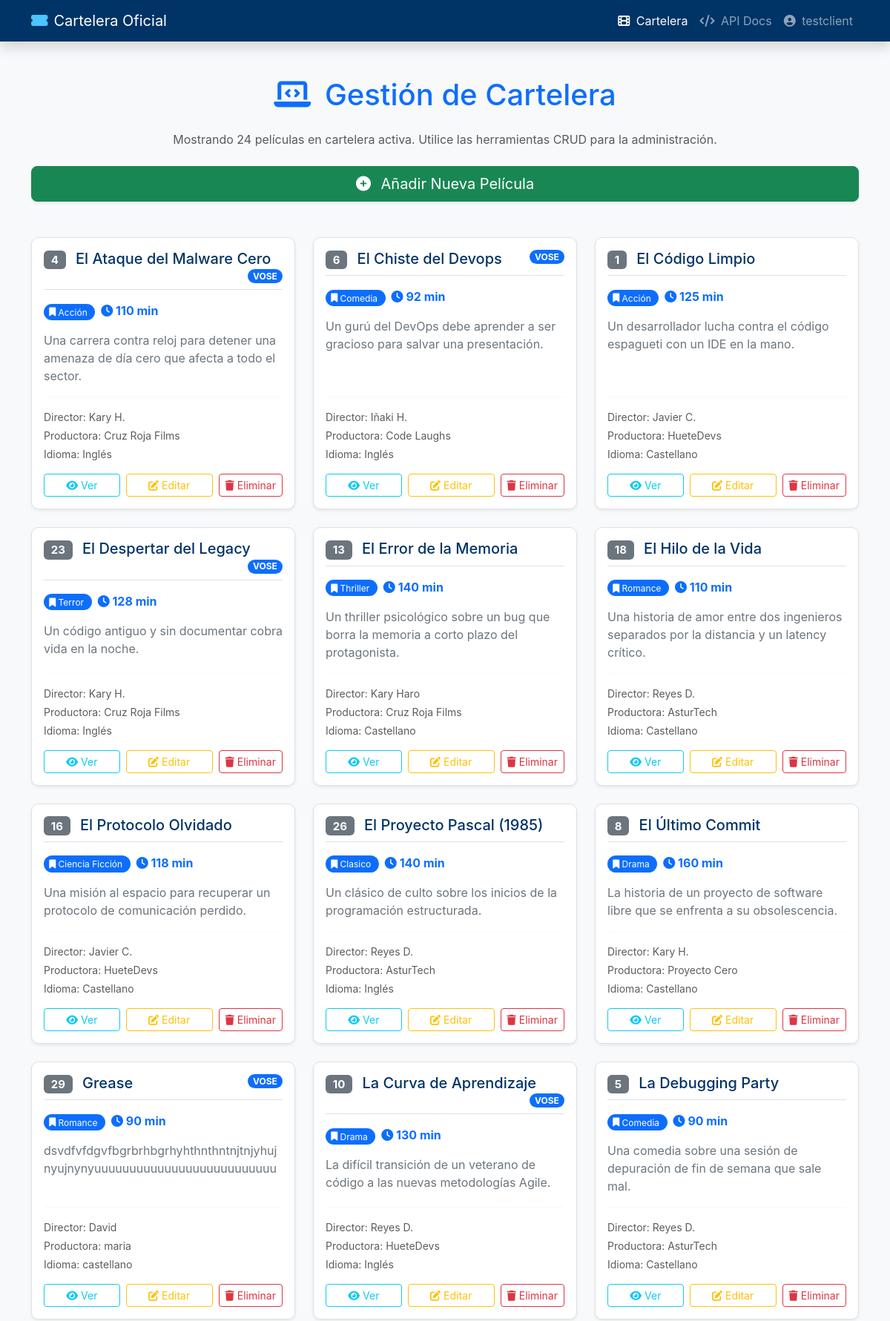
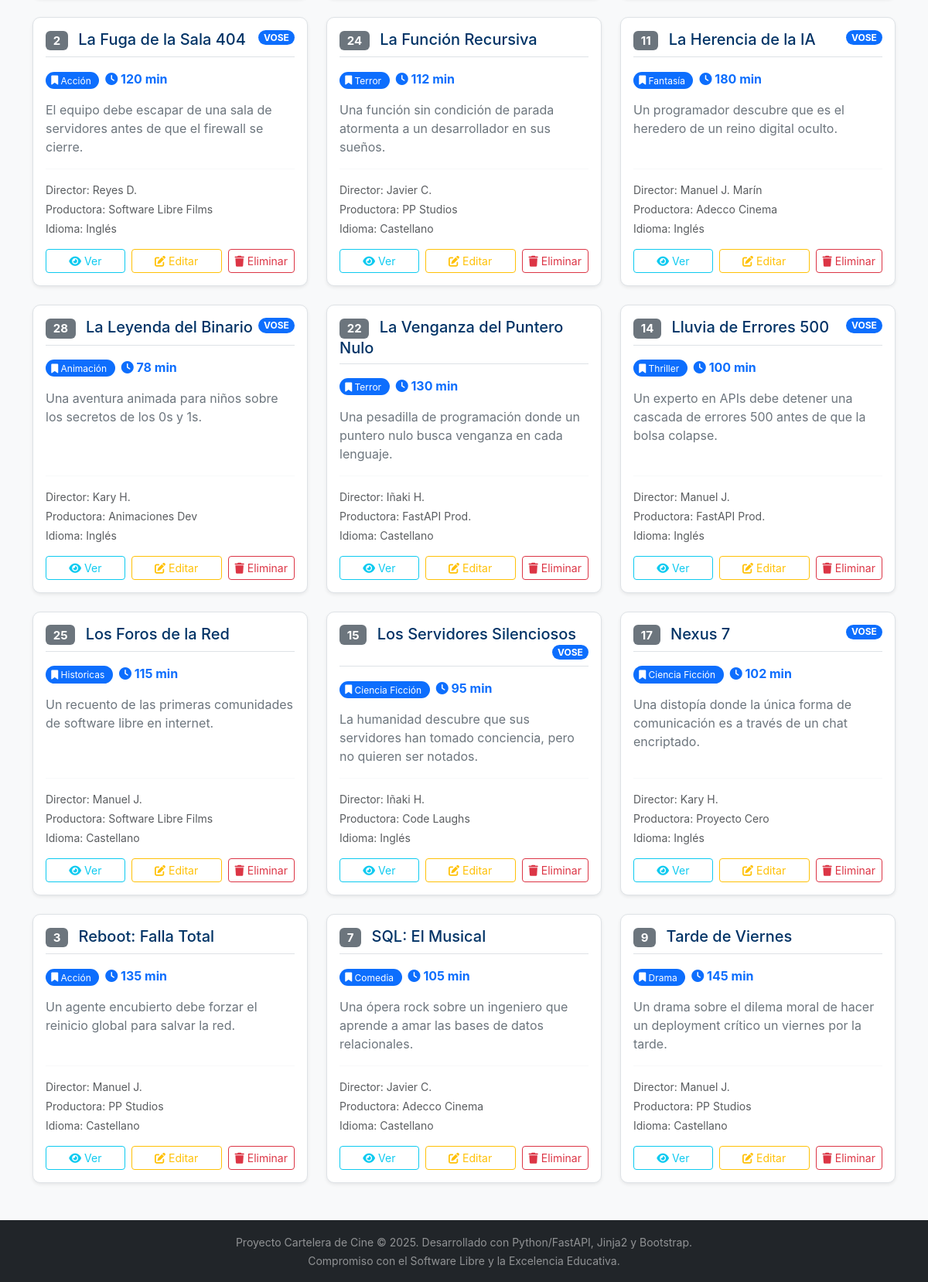
The page / on the database its author committed (2 pictures, top to bottom).
### app/models/pelicula.py (models this page shows, shortened)
class PeliculaORM(Base):
    __tablename__ = "peliculas"
    id: Mapped[int] = mapped_column(primary_key=True, autoincrement=True)
    titulo: Mapped[str] = mapped_column(String(255), nullable=False)
    genero_id: Mapped[int] = mapped_column(ForeignKey("generos.id"), nullable=False)
    duracion: Mapped[int] = mapped_column(Integer, nullable=False) # int, no float
    disponible: Mapped[bool] = mapped_column(Boolean, default=True, nullable=False)
    director: Mapped[str | None] = mapped_column(String(100), nullable=True)
    descripcion: Mapped[str | None] = mapped_column(String(1000), nullable=True)
    trailer: Mapped[str | None] = mapped_column(String(255), nullable=True)
    productora: Mapped[str | None] = mapped_column(String(100), nullable=True)
    idioma: Mapped[str | None] = mapped_column(String(50), nullable=True)
    vose: Mapped[bool | None] = mapped_column(Boolean, nullable=True)
    actores: Mapped[list[str] | None] = mapped_column(JSON, nullable=True)
    genero: Mapped["GeneroORM"] = relationship(back_populates="peliculas")

### app/models/genero.py (models this page shows, shortened)
class GeneroORM(Base):
    __tablename__ = "generos"
    id: Mapped[int] = mapped_column(primary_key=True, autoincrement=True)
    nombre: Mapped[str] = mapped_column(String(100), nullable=False, unique=True)
    descripcion: Mapped[str | None] = mapped_column(String(500), nullable=True)
    peliculas: Mapped[List["PeliculaORM"]] = relationship(
        back_populates="genero",
        cascade="all, delete-orphan" # Opcional: si borro un género, borra sus películas
    )

### app/main.py (the view)
@app.get("/", tags=["Web UI"])
def homepage_cartelera(
    request: Request,
    db: Session = Depends(get_db),
    genero_id: Optional[int] = Query(None, description="Filtrar por ID de Género"),
    duracion_max: Optional[int] = Query(None, description="Máxima duración en minutos"),
    disponibilidad: Optional[str] = Query(None, description="Filtrar por Disponibilidad: 'disponible' o 'no_disponible'")
):
    stmt = (
        select(PeliculaORM)
        .options(joinedload(PeliculaORM.genero))
        .order_by(PeliculaORM.titulo)
    )
    if genero_id is not None:
        stmt = stmt.where(PeliculaORM.genero_id == genero_id)
    if duracion_max is not None and duracion_max > 0:
        stmt = stmt.where(PeliculaORM.duracion <= duracion_max)
    if disponibilidad == "disponible":
        stmt = stmt.where(PeliculaORM.disponible == True)
    elif disponibilidad == "no_disponible":
        stmt = stmt.where(PeliculaORM.disponible == False)
    try:
        peliculas = db.scalars(stmt).all()
        generos = db.query(GeneroORM).order_by(GeneroORM.nombre).all()
    except Exception as e:
        print(f"Error fatal al obtener datos con filtros: {e}")
        peliculas = []
        generos = []
    return templates.TemplateResponse(
        name="index.html",
        context={
            "request": request,
            "titulo": "Cartelera Oficial",
            "peliculas": peliculas,
            "generos": generos,
            "filtros_activos": {
                "genero_id": genero_id,
                "duracion_max": duracion_max,
                "disponibilidad": disponibilidad
            }
        }
    )

### templates/index.html (shortened to what this page needs)
<!DOCTYPE html>
<html lang="es">
<head>
    <link href="https://cdn.jsdelivr.net/npm/bootstrap@5.3.3/dist/css/bootstrap.min.css" rel="stylesheet"
        xintegrity="sha384-QWTKZyjpPEjISv5WaRU9OFeRpok6YctnYmDr5pNlyT2bRjXh0JMhjY6hW+ALEwIH">
    <link rel="stylesheet" href="https://cdnjs.cloudflare.com/ajax/libs/font-awesome/6.5.2/css/all.min.css"
        xintegrity="sha512-SnH5WK+bZxgPHs44uWIX+LLMDJzL3gUq73K2qI90U8v8lC6W9lJvGvE8j+N5i3F3aH8O/2p1x9h6O2A1g==" />
</head>
<body>
    <nav class="navbar navbar-expand-lg navbar-dark shadow sticky-top">
        <div class="container">
            <a class="navbar-brand d-flex align-items-center" href="/">
                <i class="fas fa-ticket-alt me-2"></i>
                {{ titulo }}
            </a>
            <div class="collapse navbar-collapse" id="navbarNav">
                <ul class="navbar-nav ms-auto">
                    <li class="nav-item">
                        <a class="nav-link active" href="/"><i class="fas fa-film me-1"></i> Cartelera</a>
                    </li>
                    <li class="nav-item">
                        <a class="nav-link" href="/docs" target="_blank"><i class="fas fa-code me-1"></i> API Docs</a>
                    </li>
                    <li class="nav-item">
                        <a class="nav-link" href="https://javiercachon.com" target="_blank"><i class="fas fa-user-circle me-1"></i> {{ request.client.host }}</a>
                    </li>
                </ul>
            </div>
        </div>
    </nav>
    <main class="container my-5">
        <h1 class="text-center mb-4 text-primary-accent"><i class="fas fa-laptop-code me-2"></i> Gestión de Cartelera</h1>
        <p class="text-center text-muted mb-4">Mostrando {{ peliculas|length }} películas en cartelera activa. Utilice las herramientas CRUD para la administración.</p>
        <div class="d-grid gap-2 mb-5">
            <a href="/peliculas/nueva" class="btn btn-lg btn-success shadow-sm">
                <i class="fas fa-plus-circle me-2"></i> Añadir Nueva Película
            </a>
        </div>
        <div class="row row-cols-1 row-cols-md-2 row-cols-lg-3 g-4">
            {% for pelicula in peliculas %}
            <div class="col">
                <div class="card h-100 shadow-sm">
                    <div class="card-body d-flex flex-column">
                        <h5 class="card-title border-bottom pb-2 mb-3">
                            <span class="badge bg-secondary me-2">{{ pelicula.id }}</span>
                            {{ pelicula.titulo }}
                            {% if pelicula.vose %}
                                <span class="badge bg-primary genre-badge float-end">VOSE</span>
                            {% endif %}
                        </h5>
                        <div class="mb-3">
                            <span class="genre-badge bg-primary text-white me-2">
                                <i class="fas fa-bookmark"></i>
                                {{ pelicula.genero.nombre if pelicula.genero else 'Sin Género' }}
                            </span>
                            <span class="duration">
                                <i class="fas fa-clock"></i> {{ pelicula.duracion }} min
                            </span>
                        </div>
                        <p class="card-text text-secondary">{{ pelicula.descripcion|truncate(150) }}</p>
                        <div class="mt-auto pt-3 border-top border-light">
                            <p class="mb-1 small text-muted">Director: {{ pelicula.director if pelicula.director else 'Desconocido' }}</p>
                            <p class="mb-1 small text-muted">Productora: {{ pelicula.productora if pelicula.productora else 'N/A' }}</p>
                            <p class="mb-1 small text-muted">Idioma: {{ pelicula.idioma if pelicula.idioma else 'N/A' }}</p>
                            <div class="d-flex gap-2 mt-3">
                                <a href="/peliculas/{{ pelicula.id }}" class="btn btn-outline-info btn-sm flex-fill">
                                    <i class="fas fa-eye"></i> Ver
                                </a>
                                <a href="/peliculas/editar/{{ pelicula.id }}" class="btn btn-outline-warning btn-sm flex-fill">
                                    <i class="fas fa-edit"></i> Editar
                                </a>
                                <form action="/peliculas/eliminar/{{ pelicula.id }}" method="post" onsubmit="return confirm('¿Está seguro de que desea eliminar la película ID {{ pelicula.id }}?');">
                                    <button type="submit" class="btn btn-outline-danger btn-sm">
                                        <i class="fas fa-trash"></i> Eliminar
                                    </button>
                                </form>
                            </div>
                        </div>
                    </div>
                </div>
            </div>
            {% endfor %}
        </div>
    </main>
    <footer class="bg-dark text-white-50 py-3 mt-5">
        <div class="container text-center">
            <small>
                Proyecto Cartelera de Cine &copy; 2025. Desarrollado con Python/FastAPI, Jinja2 y Bootstrap.
                <br>
                Compromiso con el Software Libre y la Excelencia Educativa.
            </small>
        </div>
    </footer>
</body>
</html>

### templates/index.html (style rules this page uses)
body { background-color: #f8f9fa; color: #212529; font-family: 'Inter', sans-serif; }
.navbar { background-color: #003366 !important; }
.navbar-brand i { color: #4dc3ff; }
.card { background-color: #ffffff; border: 1px solid #dee2e6; transition: transform 0.2s, box-shadow 0.2s; border-radius: 10px; box-shadow: 0 4px 8px rgba(0, 51, 102, 0.05); }
.card-title { color: #003366 !important; }
.genre-badge { font-size: 0.75rem; padding: 0.3em 0.6em; border-radius: 50px; }
.duration { font-weight: bold; color: #0d6efd; }
.text-primary-accent { color: #0d6efd !important; }

### rows shown on the page
PeliculaORM: id "4", titulo "El Ataque del Malware Cero", vose "VOSE", genero "Acción", duracion "110", descripcion "Una carrera contra reloj para detener una amenaza de día cero que afecta a todo el sector.", director "Kary H.", productora "Cruz Roja Films", idioma "Inglés"
PeliculaORM: id "6", titulo "El Chiste del Devops", vose "VOSE", genero "Comedia", duracion "92", descripcion "Un gurú del DevOps debe aprender a ser gracioso para salvar una presentación.", director "Iñaki H.", productora "Code Laughs", idioma "Inglés"
PeliculaORM: id "1", titulo "El Código Limpio", genero "Acción", duracion "125", descripcion "Un desarrollador lucha contra el código espagueti con un IDE en la mano.", director "Javier C.", productora "HueteDevs", idioma "Castellano"
PeliculaORM: id "23", titulo "El Despertar del Legacy", vose "VOSE", genero "Terror", duracion "128", descripcion "Un código antiguo y sin documentar cobra vida en la noche.", director "Kary H.", productora "Cruz Roja Films", idioma "Inglés"
PeliculaORM: id "13", titulo "El Error de la Memoria", genero "Thriller", duracion "140", descripcion "Un thriller psicológico sobre un bug que borra la memoria a corto plazo del protagonista.", director "Kary Haro", productora "Cruz Roja Films", idioma "Castellano"
PeliculaORM: id "18", titulo "El Hilo de la Vida", genero "Romance", duracion "110", descripcion "Una historia de amor entre dos ingenieros separados por la distancia y un latency crítico.", director "Reyes D.", productora "AsturTech", idioma "Castellano"
PeliculaORM: id "16", titulo "El Protocolo Olvidado", genero "Ciencia Ficción", duracion "118", descripcion "Una misión al espacio para recuperar un protocolo de comunicación perdido.", director "Javier C.", productora "HueteDevs", idioma "Castellano"
PeliculaORM: id "26", titulo "El Proyecto Pascal (1985)", genero "Clasico", duracion "140", descripcion "Un clásico de culto sobre los inicios de la programación estructurada.", director "Reyes D.", productora "AsturTech", idioma "Inglés"
PeliculaORM: id "8", titulo "El Último Commit", genero "Drama", duracion "160", descripcion "La historia de un proyecto de software libre que se enfrenta a su obsolescencia.", director "Kary H.", productora "Proyecto Cero", idioma "Castellano"
PeliculaORM: id "29", titulo "Grease", vose "VOSE", genero "Romance", duracion "90", descripcion "dsvdfvfdgvfbgrbrhbgrhyhthnthntnjtnjyhujnyujnynyuuuuuuuuuuuuuuuuuuuuuuuuuu", director "David", productora "maria", idioma "castellano"
PeliculaORM: id "10", titulo "La Curva de Aprendizaje", vose "VOSE", genero "Drama", duracion "130", descripcion "La difícil transición de un veterano de código a las nuevas metodologías Agile.", director "Reyes D.", productora "HueteDevs", idioma "Inglés"
PeliculaORM: id "5", titulo "La Debugging Party", genero "Comedia", duracion "90", descripcion "Una comedia sobre una sesión de depuración de fin de semana que sale mal.", director "Reyes D.", productora "AsturTech", idioma "Castellano"
PeliculaORM: id "2", titulo "La Fuga de la Sala 404", vose "VOSE", genero "Acción", duracion "120", descripcion "El equipo debe escapar de una sala de servidores antes de que el firewall se cierre.", director "Reyes D.", productora "Software Libre Films", idioma "Inglés"
PeliculaORM: id "24", titulo "La Función Recursiva", genero "Terror", duracion "112", descripcion "Una función sin condición de parada atormenta a un desarrollador en sus sueños.", director "Javier C.", productora "PP Studios", idioma "Castellano"
PeliculaORM: id "11", titulo "La Herencia de la IA", vose "VOSE", genero "Fantasía", duracion "180", descripcion "Un programador descubre que es el heredero de un reino digital oculto.", director "Manuel J. Marín", productora "Adecco Cinema", idioma "Inglés"
PeliculaORM: id "28", titulo "La Leyenda del Binario", vose "VOSE", genero "Animación", duracion "78", descripcion "Una aventura animada para niños sobre los secretos de los 0s y 1s.", director "Kary H.", productora "Animaciones Dev", idioma "Inglés"
PeliculaORM: id "22", titulo "La Venganza del Puntero Nulo", genero "Terror", duracion "130", descripcion "Una pesadilla de programación donde un puntero nulo busca venganza en cada lenguaje.", director "Iñaki H.", productora "FastAPI Prod.", idioma "Castellano"
PeliculaORM: id "14", titulo "Lluvia de Errores 500", vose "VOSE", genero "Thriller", duracion "100", descripcion "Un experto en APIs debe detener una cascada de errores 500 antes de que la bolsa colapse.", director "Manuel J.", productora "FastAPI Prod.", idioma "Inglés"
PeliculaORM: id "25", titulo "Los Foros de la Red", genero "Historicas", duracion "115", descripcion "Un recuento de las primeras comunidades de software libre en internet.", director "Manuel J.", productora "Software Libre Films", idioma "Castellano"
PeliculaORM: id "15", titulo "Los Servidores Silenciosos", vose "VOSE", genero "Ciencia Ficción", duracion "95", descripcion "La humanidad descubre que sus servidores han tomado conciencia, pero no quieren ser notados.", director "Iñaki H.", productora "Code Laughs", idioma "Inglés"
PeliculaORM: id "17", titulo "Nexus 7", vose "VOSE", genero "Ciencia Ficción", duracion "102", descripcion "Una distopía donde la única forma de comunicación es a través de un chat encriptado.", director "Kary H.", productora "Proyecto Cero", idioma "Inglés"
PeliculaORM: id "3", titulo "Reboot: Falla Total", genero "Acción", duracion "135", descripcion "Un agente encubierto debe forzar el reinicio global para salvar la red.", director "Manuel J.", productora "PP Studios", idioma "Castellano"
PeliculaORM: id "7", titulo "SQL: El Musical", genero "Comedia", duracion "105", descripcion "Una ópera rock sobre un ingeniero que aprende a amar las bases de datos relacionales.", director "Javier C.", productora "Adecco Cinema", idioma "Castellano"
PeliculaORM: id "9", titulo "Tarde de Viernes", genero "Drama", duracion "145", descripcion "Un drama sobre el dilema moral de hacer un deployment crítico un viernes por la tarde.", director "Manuel J.", productora "PP Studios", idioma "Castellano"

### other values the page prints
{{ titulo }} "Cartelera Oficial"
{{ request.client.host }} "testclient"
{{ peliculas|length }} "24"
